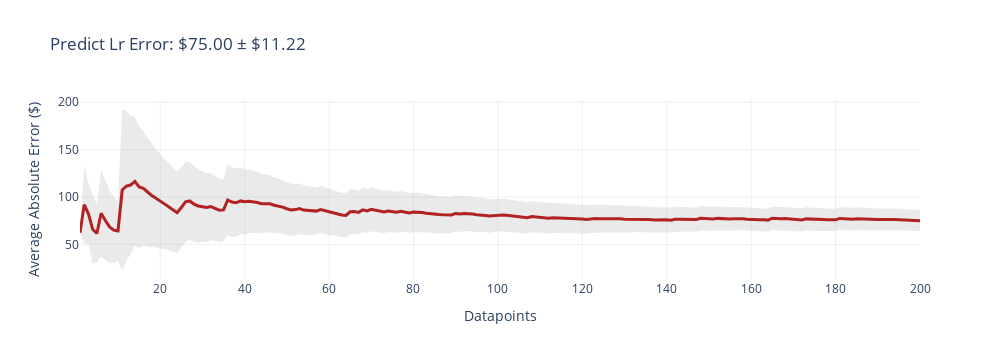
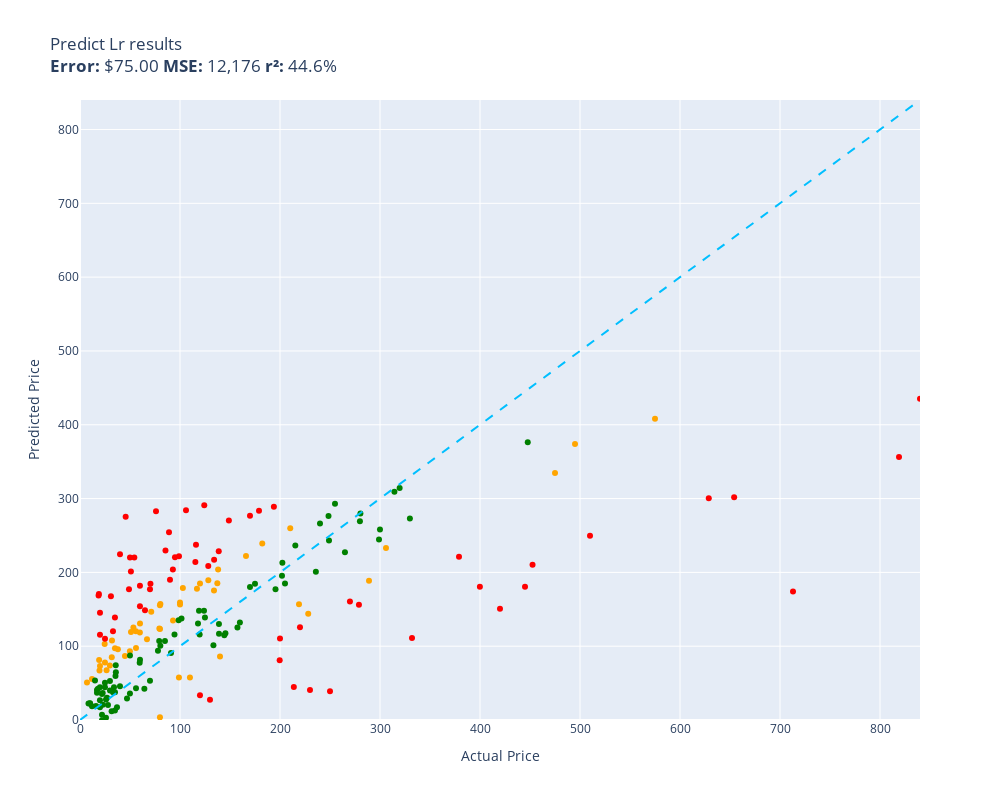

The code cell stored with these charts, in order, in its notebook:
### Code cell
evaluate(predict_lr, test)

### Figure 1 — Plotly figure (JSON) as saved in the notebook; plotly's stock layout.template omitted (floating-point values rounded to 4 significant figures; data arrays with more than 128 entries replaced by an {"elided": "..."} marker saying what was removed)
{"data": [{"fill": "toself", "fillcolor": "rgba(150,150,150,0.2)", "hoverinfo": "skip", "line": {"color": "rgba(0,0,0,0)"}, "type": "scatter", "x": {"elided": "400 int values"}, "y": {"elided": "400 float values"}}, {"customdata": {"elided": "200 float values"}, "hovertemplate": "n=%{x}<br>Avg Error=$%{y:,.2f}<br>±95% CI=$%{customdata:,.2f}<extra></extra>", "line": {"color": "firebrick", "width": 3}, "mode": "lines", "type": "scatter", "x": {"elided": "200 int values"}, "y": {"elided": "200 float values"}}], "layout": {"height": 360, "showlegend": false, "title": {"text": "Predict Lr Error: $75.00 ± $11.22"}, "width": 1000, "xaxis": {"title": {"text": "Datapoints"}}, "yaxis": {"title": {"text": "Average Absolute Error ($)"}}}}

### Figure 2 — Plotly figure (JSON) as saved in the notebook; plotly's stock layout.template omitted (floating-point values rounded to 4 significant figures)
{"data": [{"customdata": [["Old Blood Noise Excess V2 Distortion Cho...\nGuess=$156.74  Actual=$219.00"], ["NewPower99 Battery Kit for Samsung Galax...\nGuess=$-8.07  Actual=$54.95"], ["Stand for Raven Pro Document Scanner - P...\nGuess=$73.70  Actual=$29.85"], ["GJY Portable TV,10.6 inch Mini TV for AT...\nGuess=$123.94  Actual=$79.36"], ["APS iBoard 6-inch Aluminum (Black Powder...\nGuess=$259.96  Actual=$210.23"], ["Intermatic PX300 12V 300W Transformer wi...\nGuess=$175.61  Actual=$134.00"], ["Mini PC, Kinupute Desktop Computer E3-12...\nGuess=$373.99  Actual=$495.00"], ["Clementoni 39132.5 Jigsaw Puzzle 1,000 P...\nGuess=$3.56  Actual=$79.95"], ["10GBase-LR SFP+ Transceiver, Handar 10GB...\nGuess=$73.18  Actual=$19.99"], ["Task T24287 Roman Ogee Router Bit with 1...\nGuess=$120.18  Actual=$55.88"], ["Southwire 120V/15A Right Angle User Atta...\nGuess=$95.74  Actual=$37.87"], ["15\" Locking Shower Head Extension Arm in...\nGuess=$155.53  Actual=$79.95"], ["Mylites+ Standard Comic Book Mylar Sleev...\nGuess=$97.24  Actual=$34.99"], ["Baseball Backpacks Large 18 Inch Bookbag...\nGuess=$85.09  Actual=$31.77"], ["KOHLER 18865-CP Filtered Water Faucet, P...\nGuess=$334.62  Actual=$475.00"], ["Projector, CRAZVIEW Projector with WiFi ...\nGuess=$125.24  Actual=$53.40"], ["Retevis RT68 Soft Earhook Walkie Talkie ...\nGuess=$50.78  Actual=$6.99"], ["Western Digital Enterprise RE4-GP 2TB SA...\nGuess=$57.66  Actual=$109.95"], ["Ultra Duster Canned Air Net 10 Oz 6-Pack\nGuess=$93.14  Actual=$49.90"], ["Satco S9596, 4 Count (Pack of 1), 4.18\nGuess=$55.56  Actual=$12.00"], ["Marvel Legends Series X-Men 6-Inch Archa...\nGuess=$57.71  Actual=$98.95"], ["ANZO USA 111207 GMC SIERRA 99-06 / YUKON...\nGuess=$239.29  Actual=$182.28"], ["Kingston Brass KS269SN Kingston Clawfoot...\nGuess=$233.00  Actual=$305.99"], ["EMART Photography C Stand with Boom Arm,...\nGuess=$184.85  Actual=$119.99"], ["Pioneer 2AM401-BN Two Handle Kitchen Fau...\nGuess=$144.07  Actual=$228.22"], ["Walker Exhaust Ultra EPA 16478 Direct Fi...\nGuess=$408.16  Actual=$574.99"], ["4LT LUMINETTE Vanity Opal GLS BSN\nGuess=$159.10  Actual=$99.99"], ["4pc Wheel Spacers Adapters 4\" (2inch Per...\nGuess=$177.85  Actual=$116.95"], ["Royal Designs, Inc. Decorative Abundant ...\nGuess=$77.90  Actual=$24.95"], ["DuraGo 29515020 Front Hub Assembly\nGuess=$189.39  Actual=$128.34"], ["Berta (6 Pieces) 1-1/4 inch Overlay, 90 ...\nGuess=$102.85  Actual=$24.66"], ["Linkloos Solar Street Lights Outdoor Wat...\nGuess=$97.60  Actual=$55.99"], ["GENUINE VOLVO THERMOSTAT (3.0, 3.2) S60 ...\nGuess=$178.68  Actual=$102.85"], ["Cardone 84-58642 New HEI Electronic Dist...\nGuess=$222.31  Actual=$165.99"], ["Hp Pavilion P7-1257c Motherboard Aahd3-h...\nGuess=$118.38  Actual=$59.86"], ["Amana Tool - SC587 Carbide Tipped 3-Wing...\nGuess=$146.81  Actual=$71.23"], ["Evan Fischer Radiator Cooling Fan Assemb...\nGuess=$185.12  Actual=$137.34"], ["ASUS VY279HE-W 27” 1080P Monitor - White...\nGuess=$203.80  Actual=$138.10"], ["Diversitech UC2436-3 Ultralite Condenser...\nGuess=$157.04  Actual=$80.39"], ["Lorell Bell Chair Glide, 2.5\", Black\nGuess=$67.09  Actual=$19.50"], ["CTLAMP XL-2100 Professional Quality XL-2...\nGuess=$107.57  Actual=$32.00"], ["200 ' feet True 14 Gauge AWG CCA Speaker...\nGuess=$86.78  Actual=$44.95"], ["StonKraft Brass Chess Board Game Set wit...\nGuess=$86.13  Actual=$140.00"], ["Baumgartens Sicurix Blank PVC ID Cards (...\nGuess=$81.25  Actual=$19.11"], ["Audio Techinca ATW-T1002 System 10 Handh...\nGuess=$188.66  Actual=$289.00"], ["LD Compatible Ink Cartridge Replacement ...\nGuess=$-20.11  Actual=$41.99"], ["Samsung DA97-07603B Freezer Ice Maker As...\nGuess=$134.97  Actual=$93.02"], ["KZ ZS10 Pro in Ear Monitor Headphone KZ ...\nGuess=$109.34  Actual=$66.99"], ["Fender Hendrix Voodoo Child Coiled Instr...\nGuess=$130.69  Actual=$59.99"], ["W11130208 W10695459 Refrigerator LED Mod...\nGuess=$67.46  Actual=$26.59"], ["Fitness Center Gym Room Weight Train Dua...\nGuess=$156.45  Actual=$99.99"], ["MonMount Triple Monitor Stand Freestandi...\nGuess=$123.45  Actual=$79.99"], ["Refresh NSF-53 Premium Replacement Refri...\nGuess=$119.22  Actual=$50.99"]], "hovertemplate": "%{customdata[0]}<extra></extra>", "legendgroup": "orange", "marker": {"color": "orange", "size": 6, "symbol": "circle"}, "mode": "markers", "name": "orange", "orientation": "v", "showlegend": true, "type": "scatter", "x": [219.0, 54.95, 29.85, 79.36, 210.2, 134.0, 495.0, 79.95, 19.99, 55.88, 37.87, 79.95, 34.99, 31.77, 475.0, 53.4, 6.99, 110.0, 49.9, 12.0, 98.95, 182.3, 306.0, 120.0, 228.2, 575.0, 99.99, 117.0, 24.95, 128.3, 24.66, 55.99, 102.8, 166.0, 59.86, 71.23, 137.3, 138.1, 80.39, 19.5, 32.0, 44.95, 140.0, 19.11, 289.0, 41.99, 93.02, 66.99, 59.99, 26.59, 99.99, 79.99, 50.99], "xaxis": "x", "y": [156.7, -8.071, 73.7, 123.9, 260.0, 175.6, 374.0, 3.557, 73.18, 120.2, 95.74, 155.5, 97.24, 85.09, 334.6, 125.2, 50.78, 57.66, 93.14, 55.56, 57.71, 239.3, 233.0, 184.9, 144.1, 408.2, 159.1, 177.8, 77.9, 189.4, 102.8, 97.6, 178.7, 222.3, 118.4, 146.8, 185.1, 203.8, 157.0, 67.09, 107.6, 86.78, 86.13, 81.25, 188.7, -20.11, 135.0, 109.3, 130.7, 67.46, 156.4, 123.4, 119.2], "yaxis": "y"}, {"customdata": [["telpo Headlight Assembly Fit For 15 Camr...\nGuess=$237.57  Actual=$115.99"], ["RBC12-UPC Replacement Battery Cartridge ...\nGuess=$40.63  Actual=$229.99"], ["Bam France 2002XL Contoured Hightech Bla...\nGuess=$174.03  Actual=$713.00"], ["Metabo HPT 36V MultiVolt™ Cordless Rotar...\nGuess=$221.09  Actual=$379.00"], ["46mm Digital Pro High-Resolution Close-U...\nGuess=$145.39  Actual=$19.99"], ["Innovative Percussion CB-6 Chamois Bass ...\nGuess=$220.28  Actual=$54.32"], ["LOVE MEI Galaxy S10 Lite Case, Military ...\nGuess=$120.17  Actual=$32.98"], ["Bam Trekking 3027SB Single Black Clarine...\nGuess=$111.16  Actual=$332.00"], ["DEWALT 20V MAX* XR Impact Driver with Bl...\nGuess=$210.22  Actual=$452.53"], ["Deco Mount Pro Tripod Microphone Stand w...\nGuess=$181.97  Actual=$59.95"], ["Scranton & Co 3 Drawer Mobile File Cabin...\nGuess=$214.00  Actual=$115.35"], ["Canon EOS Rebel T7 Digital SLR Camera wi...\nGuess=$356.24  Actual=$819.00"], ["Travelpro Platinum Elite Slim Business L...\nGuess=$44.62  Actual=$213.83"], ["JRready ST6313 DT Deutsch Connector Kit,...\nGuess=$81.07  Actual=$199.68"], ["Dakota Alert MURS Alert Probe Sensor - M...\nGuess=$125.56  Actual=$219.99"], ["DALDED LED Light Kit for Lego Sonic Gree...\nGuess=$110.06  Actual=$24.99"], ["3D Tree Hole Branches 075 Stair Risers D...\nGuess=$27.49  Actual=$129.99"], ["Diversitech WG840585 Motor, (Ddb) 1/3Hp,...\nGuess=$217.18  Actual=$134.12"], ["MC: Pindicator (Dual Intensity Amber)\nGuess=$224.49  Actual=$40.00"], ["Poison Spyder 10-08-020 Rocker Knocker\nGuess=$300.50  Actual=$628.76"], ["DIMARZIO 204284 DP 163FBK Blues Bucker G...\nGuess=$190.12  Actual=$89.99"], ["Lighted Triangle Mirror Cabinet Bathroom...\nGuess=$180.57  Actual=$445.00"], ["BESTILL Wall Mounted Shower Faucet Set, ...\nGuess=$282.94  Actual=$76.00"], ["Engine Thermostat, Replace 19301-PAA-306...\nGuess=$170.71  Actual=$18.89"], ["Dell Optiplex 390 Desktop Computer i3 3....\nGuess=$290.93  Actual=$124.27"], ["Neporal Full Spectrum Light Bulb, 6000K ...\nGuess=$168.75  Actual=$18.59"], ["Pidoko Kids Train Table, Grey with 90 Pc...\nGuess=$33.68  Actual=$119.97"], ["LEGO Marvel Avengers War Machine Buster ...\nGuess=$154.16  Actual=$59.95"], ["KOHLER K-1185540-CP Assembly-Slider\nGuess=$275.23  Actual=$45.67"], ["Trim Kit for 2-handle Shower & Tub Valve...\nGuess=$220.51  Actual=$94.99"], ["iPhone 12/12 Pro Nicaragua Guardabarranc...\nGuess=$115.53  Actual=$19.97"], ["Aeromotive 13304 Regulator, X1 Adjustabl...\nGuess=$160.66  Actual=$269.95"], ["Canon Sure Shot 90u 35mm Date Camera\nGuess=$180.43  Actual=$399.89"], ["Wilkinson LOW GAUSS Vintage Tone Strat S...\nGuess=$167.69  Actual=$30.93"], ["Ibanez M510OVS Acoustic Mandolin in Vint...\nGuess=$276.82  Actual=$169.99"], ["CradlePoint Compact Broadband Router (CB...\nGuess=$254.43  Actual=$89.00"], ["Pyle Wireless Rear View Backup Camera - ...\nGuess=$184.59  Actual=$70.45"], ["Universal Power Group 12V 100Ah Sealed L...\nGuess=$110.50  Actual=$199.99"], ["Auertech Portable Washing Machine, 14lbs...\nGuess=$222.00  Actual=$98.99"], ["18 Inch White Undermount Kitchen Sink - ...\nGuess=$283.48  Actual=$179.00"], ["ECCPP Power Steering Pump for 2009-2010 ...\nGuess=$229.49  Actual=$85.48"], ["UPR Mach 1 Chin Spoiler Fits 94-98 Musta...\nGuess=$148.72  Actual=$64.99"], ["Skullcandy Hesh Evo Bluetooth Headphones...\nGuess=$177.12  Actual=$69.99"], ["ROHL WSGUM3018WH Wire Sink Grids, White\nGuess=$208.50  Actual=$128.28"], ["Music Hall pa15.3 MM/MC Phono Preamplifi...\nGuess=$38.86  Actual=$250.00"], ["4 Inches Rolled Muffler Tip Catback Exha...\nGuess=$288.77  Actual=$193.88"], ["Competition Clutch Disc and Pressure Pla...\nGuess=$249.57  Actual=$510.00"], ["The Puppet Company - Carpet-Unicorn, Whi...\nGuess=$-66.47  Actual=$19.00"], ["KUNFINE Android Radio CarPlay & Android ...\nGuess=$284.08  Actual=$106.00"], ["VIPMOTOZ Sequential Turn Signal Premium ...\nGuess=$156.09  Actual=$278.94"], ["A-Premium Front Suspension Steering Knuc...\nGuess=$177.28  Actual=$48.99"], ["Dell XPS 13 9343-2727SLV 13.3\" Full HD S...\nGuess=$435.12  Actual=$839.99"], ["BXYJY for Samsung Galaxy Z Fold 3 Case w...\nGuess=$-48.92  Actual=$49.99"], ["Pacific Drums PDCM1618TTRB 16 x 18 Inche...\nGuess=$150.75  Actual=$419.99"], ["Vinyl Soft Top Roll-up Adjustable Truck ...\nGuess=$270.15  Actual=$148.88"], ["Blanco 230966 Valea Stainless Steel Sink...\nGuess=$203.81  Actual=$92.88"], ["Empava 24\" Single Wall Ovens 10 Cooking ...\nGuess=$301.84  Actual=$654.14"], ["Viola Bow 4/4 Full Size Carbon Fiber (Bl...\nGuess=$220.01  Actual=$49.99"], ["Jada Toys Ryan's World Combo Panda Airli...\nGuess=$138.76  Actual=$34.94"], ["Pyle 2x120 Watt Home Audio Speaker Power...\nGuess=$201.14  Actual=$50.92"], ["Garmin 010-12402-10 GT15M-TM Transom-Mou...\nGuess=$228.48  Actual=$138.74"]], "hovertemplate": "%{customdata[0]}<extra></extra>", "legendgroup": "red", "marker": {"color": "red", "size": 6, "symbol": "circle"}, "mode": "markers", "name": "red", "orientation": "v", "showlegend": true, "type": "scatter", "x": [116.0, 230.0, 713.0, 379.0, 19.99, 54.32, 32.98, 332.0, 452.5, 59.95, 115.3, 819.0, 213.8, 199.7, 220.0, 24.99, 130.0, 134.1, 40.0, 628.8, 89.99, 445.0, 76.0, 18.89, 124.3, 18.59, 120.0, 59.95, 45.67, 94.99, 19.97, 269.9, 399.9, 30.93, 170.0, 89.0, 70.45, 200.0, 98.99, 179.0, 85.48, 64.99, 69.99, 128.3, 250.0, 193.9, 510.0, 19.0, 106.0, 278.9, 48.99, 840.0, 49.99, 420.0, 148.9, 92.88, 654.1, 49.99, 34.94, 50.92, 138.7], "xaxis": "x", "y": [237.6, 40.63, 174.0, 221.1, 145.4, 220.3, 120.2, 111.2, 210.2, 182.0, 214.0, 356.2, 44.62, 81.07, 125.6, 110.1, 27.49, 217.2, 224.5, 300.5, 190.1, 180.6, 282.9, 170.7, 290.9, 168.8, 33.68, 154.2, 275.2, 220.5, 115.5, 160.7, 180.4, 167.7, 276.8, 254.4, 184.6, 110.5, 222.0, 283.5, 229.5, 148.7, 177.1, 208.5, 38.86, 288.8, 249.6, -66.47, 284.1, 156.1, 177.3, 435.1, -48.92, 150.7, 270.2, 203.8, 301.8, 220.0, 138.8, 201.1, 228.5], "yaxis": "y"}, {"customdata": [["EXMAX NG-10X Fresnel Lens Focusing Adapt...\nGuess=$53.27  Actual=$69.98"], ["SuppliesOutlet Compatible Toner Cartridg...\nGuess=$114.94  Actual=$144.29"], ["ACDelco GM Original Equipment FW339 Fron...\nGuess=$236.44  Actual=$215.33"], ["8544771 Dryer Heating Element, 279816 Th...\nGuess=$74.19  Actual=$35.74"], ["Pump Head TBVECHI 175PSI 4KW 5.5HP 21CFM...\nGuess=$273.01  Actual=$329.90"], ["Panasonic KX-TG6511B DECT 6.0 PLUS Expan...\nGuess=$106.86  Actual=$79.20"], ["LD Products Compatible Toner Cartridge R...\nGuess=$87.53  Actual=$49.98"], ["PEMP E65 E66 CDC Simulate Optical Fiber ...\nGuess=$147.97  Actual=$119.00"], ["CORSAIR Dominator Platinum RGB 32GB (2x1...\nGuess=$147.92  Actual=$124.00"], ["HK SYSTEMS 13\" Heavy Duty Black \"Push\" O...\nGuess=$107.01  Actual=$84.95"], ["SKB iSeries 3i-13096-6KP Case for BlackM...\nGuess=$184.49  Actual=$174.99"], ["June Garden 12\" Sweet Dolly Charlotte - ...\nGuess=$17.30  Actual=$19.99"], ["Aolemi Oil Rubbed Bronze Single Function...\nGuess=$135.05  Actual=$98.65"], ["GanFindX Portable Car Hand Controls for ...\nGuess=$132.02  Actual=$159.90"], ["KOMPUTERBAY 4GB 2X 2GB DDR2 1066MHz PC2-...\nGuess=$100.47  Actual=$80.34"], ["Evergreen HSHB2005 Cylinder Head Gasket ...\nGuess=$77.53  Actual=$59.69"], ["Tidal Front + Rear Fender Flares 4PC Poc...\nGuess=$292.82  Actual=$254.99"], ["152MM Hole Saws M42 Bi-Metal High Speed ...\nGuess=$42.25  Actual=$17.99"], ["Wenger City Upgrade Laptop Backpack with...\nGuess=$117.67  Actual=$145.42"], ["AUTOFREE LED Tail Lights Assembly Compat...\nGuess=$195.50  Actual=$201.99"], ["Adams Check Payment and Deposit Register...\nGuess=$59.70  Actual=$35.49"], ["Fjallraven, Kanken Laptop 15\" Backpack f...\nGuess=$115.97  Actual=$119.65"], ["Evan-Fischer Front Bumper Cover Compatib...\nGuess=$213.00  Actual=$202.38"], ["Laisomeke Waterproof Junction Box, Unive...\nGuess=$18.67  Actual=$11.99"], ["Sumerain S1339CM Double Handle Widesprea...\nGuess=$201.00  Actual=$235.86"], ["Webcem Solar Shed Light Outdoor Indoor, ...\nGuess=$93.84  Actual=$77.96"], ["Festool 492370 Platin 2 S1000 Grit 6-Inc...\nGuess=$90.86  Actual=$91.00"], ["VLAND LED Smoked Taillights Compatible F...\nGuess=$266.32  Actual=$239.99"], ["PM Auto Front Right Quick Complete Strut...\nGuess=$138.96  Actual=$124.94"], ["Tablet PC Cover Compatible with Lenovo T...\nGuess=$11.75  Actual=$31.61"], ["Miyaya@ Funny Animal Masks Collection fo...\nGuess=$37.05  Actual=$16.99"], ["Trail Gear Twin Stick Kit for Top Shift ...\nGuess=$269.38  Actual=$279.92"], ["Beck/Arnley 0421945 Air Filter\nGuess=$64.79  Actual=$35.87"], ["IQShield Screen Protector Compatible wit...\nGuess=$22.31  Actual=$9.95"], ["Liberty Imports 12 Pack: US Military Toy...\nGuess=$40.56  Actual=$16.98"], ["Ceramic Talavera Mexican Tile 4x4\", 9 Pi...\nGuess=$52.69  Actual=$29.95"], ["Intrepid International Dressage Letters-...\nGuess=$30.12  Actual=$26.99"], ["KUNN Small Electrician Tool Pouch Utilit...\nGuess=$-0.47  Actual=$21.99"], ["Replacement Remote Control for PANASONIC...\nGuess=$12.95  Actual=$34.95"], ["KS K-STORM Replacement Silicone Mushroom...\nGuess=$22.33  Actual=$8.50"], ["LSSAGOON Backpack for Women Teen Kids Gi...\nGuess=$44.29  Actual=$33.99"], ["Grey Pneumatic 1311SD Impact Socket Set\nGuess=$125.25  Actual=$157.43"], ["GE RPWF SmartWater Comparable Refrigerat...\nGuess=$17.27  Actual=$36.99"], ["Urth 62mm UV, Circular Polarizing (CPL),...\nGuess=$116.73  Actual=$139.00"], ["MGP Caliper Covers 39011SACURD Red Powde...\nGuess=$243.23  Actual=$249.00"], ["LSI Broadcom SAS 9300-8i 8-port 12Gb/s S...\nGuess=$130.80  Actual=$118.00"], ["NewFantasia Replacement Audio Cable with...\nGuess=$-3.78  Actual=$31.00"], ["Mikrotik RB3011UIAS-RM RouterBOARD 10xGi...\nGuess=$244.51  Actual=$299.00"], ["MONOCARBON Forged Carbon Fiber Case for ...\nGuess=$81.60  Actual=$59.99"], ["AC Compressor & A/C Kit For BMW 335i 335...\nGuess=$309.28  Actual=$314.41"], ["MXR Carbon Copy Deluxe Analog Delay Guit...\nGuess=$177.31  Actual=$195.50"], ["Chalkboard Name Badges with Magnetic Bac...\nGuess=$26.63  Actual=$19.95"], ["USB Charger, CIVIE High Speed 60W Multip...\nGuess=$19.09  Actual=$15.99"], ["Kastar Battery Pack Replacement for Sony...\nGuess=$44.52  Actual=$19.99"], ["New Replacement seat cover fits Yamaha M...\nGuess=$130.11  Actual=$138.95"], ["AZX Stylus Pencil for Apple iPad Pro 202...\nGuess=$39.89  Actual=$29.99"], ["Raspberry Pi 3 Model B+ Aluminum Case Me...\nGuess=$53.41  Actual=$14.99"], ["SP Air Corporation SP-8102BU 1/4-Inch He...\nGuess=$184.89  Actual=$204.99"], ["LCD Screen for Dell Inspiron 17R 17.3\" H...\nGuess=$42.45  Actual=$64.37"], ["APS iBoard (304 Stainless Steel Polished...\nGuess=$227.29  Actual=$264.95"], ["200 Couples Conversation Cards - Enjoy B...\nGuess=$37.51  Actual=$32.97"], ["KYX Racing Hardened Steel Center Drive S...\nGuess=$29.05  Actual=$46.99"], ["OEM Samsung Remote Control Shipped with ...\nGuess=$43.15  Actual=$56.00"], ["Venom Power Terra Hunter R/T+ R/T All-Te...\nGuess=$314.39  Actual=$319.65"], ["Custom Engagement Logo Desk Embosser Sea...\nGuess=$35.97  Actual=$49.95"], ["520 Pieces Christmas Envelope Seal Stick...\nGuess=$3.21  Actual=$25.99"], ["BestPricedDecals Wine A BIT, You'll Feel...\nGuess=$-15.10  Actual=$12.98"], ["VATOS 4 Packs Bubble Machine Gun for Kid...\nGuess=$20.74  Actual=$22.88"], ["Steering Wheel, Carbon Fiber Automotive ...\nGuess=$376.46  Actual=$447.74"], ["VONADO Space Wars Colonial Viper MK1 Bui...\nGuess=$45.86  Actual=$39.99"], ["Replacement Remote Control fit for Sony ...\nGuess=$22.63  Actual=$9.99"], ["Disney Princess Sparkling Princess Sleep...\nGuess=$50.54  Actual=$24.95"], ["sabermaster TCG Playmat yugioh playmat T...\nGuess=$7.03  Actual=$21.99"], ["Star Wars Die-Cast Metal TITANIUM Series...\nGuess=$36.54  Actual=$22.70"], ["DuraGo BR5330 Front Vented Disc Brake Ro...\nGuess=$137.62  Actual=$101.51"], ["Glovion Music Stand Light, Clip On Piano...\nGuess=$20.47  Actual=$27.99"], ["Intex River Run Connect Lounge (Four)\nGuess=$115.78  Actual=$94.49"], ["Think Gizmos Build Your Own Robot Toys f...\nGuess=$44.24  Actual=$24.95"], ["HP Laserjet 2100 Laser Printer W/Test Pr...\nGuess=$258.00  Actual=$299.98"], ["PowerSport Front Rear Brakes and Rotors ...\nGuess=$276.53  Actual=$248.51"], ["VTech Strum and Jam Kidi Musical Guitar ...\nGuess=$35.29  Actual=$21.99"], ["Targus CityGear Durable Backpack, Black,...\nGuess=$101.44  Actual=$133.43"], ["STICKGOO Peel and Stick Backsplash for K...\nGuess=$37.74  Actual=$34.99"], ["Xiaomi Redmi 10 2022 NFC 4G LTE (128GB +...\nGuess=$180.36  Actual=$169.99"], ["For Volvo C70 S70 V70 V40 S40 AC Compres...\nGuess=$279.73  Actual=$280.41"], ["NICKSTON Red Sparkling Glitter Slim Band...\nGuess=$27.62  Actual=$25.99"]], "hovertemplate": "%{customdata[0]}<extra></extra>", "legendgroup": "green", "marker": {"color": "green", "size": 6, "symbol": "circle"}, "mode": "markers", "name": "green", "orientation": "v", "showlegend": true, "type": "scatter", "x": [69.98, 144.3, 215.3, 35.74, 329.9, 79.2, 49.98, 119.0, 124.0, 84.95, 175.0, 19.99, 98.65, 159.9, 80.34, 59.69, 255.0, 17.99, 145.4, 202.0, 35.49, 119.7, 202.4, 11.99, 235.9, 77.96, 91.0, 240.0, 124.9, 31.61, 16.99, 279.9, 35.87, 9.95, 16.98, 29.95, 26.99, 21.99, 34.95, 8.5, 33.99, 157.4, 36.99, 139.0, 249.0, 118.0, 31.0, 299.0, 59.99, 314.4, 195.5, 19.95, 15.99, 19.99, 138.9, 29.99, 14.99, 205.0, 64.37, 264.9, 32.97, 46.99, 56.0, 319.6, 49.95, 25.99, 12.98, 22.88, 447.7, 39.99, 9.99, 24.95, 21.99, 22.7, 101.5, 27.99, 94.49, 24.95, 300.0, 248.5, 21.99, 133.4, 34.99, 170.0, 280.4, 25.99], "xaxis": "x", "y": [53.27, 114.9, 236.4, 74.19, 273.0, 106.9, 87.53, 148.0, 147.9, 107.0, 184.5, 17.3, 135.0, 132.0, 100.5, 77.53, 292.8, 42.25, 117.7, 195.5, 59.7, 116.0, 213.0, 18.67, 201.0, 93.84, 90.86, 266.3, 139.0, 11.75, 37.05, 269.4, 64.79, 22.31, 40.56, 52.69, 30.12, -0.4695, 12.95, 22.33, 44.29, 125.2, 17.27, 116.7, 243.2, 130.8, -3.785, 244.5, 81.6, 309.3, 177.3, 26.63, 19.09, 44.52, 130.1, 39.89, 53.41, 184.9, 42.45, 227.3, 37.51, 29.05, 43.15, 314.4, 35.97, 3.209, -15.1, 20.74, 376.5, 45.86, 22.63, 50.54, 7.033, 36.54, 137.6, 20.47, 115.8, 44.24, 258.0, 276.5, 35.29, 101.4, 37.74, 180.4, 279.7, 27.62], "yaxis": "y"}, {"hoverinfo": "skip", "line": {"color": "deepskyblue", "dash": "dash"}, "mode": "lines", "showlegend": false, "type": "scatter", "x": [0, 840.0], "y": [0, 840.0]}], "layout": {"height": 800, "legend": {"title": {"text": "color"}, "tracegroupgap": 0}, "showlegend": false, "title": {"text": "Predict Lr results<br><b>Error:</b> $75.00 <b>MSE:</b> 12,176 <b>r²:</b> 44.6%"}, "width": 1000, "xaxis": {"anchor": "y", "domain": [0, 1], "range": [0, 840.0], "title": {"text": "Actual Price"}}, "yaxis": {"anchor": "x", "domain": [0, 1], "range": [0, 840.0], "title": {"text": "Predicted Price"}}}}
